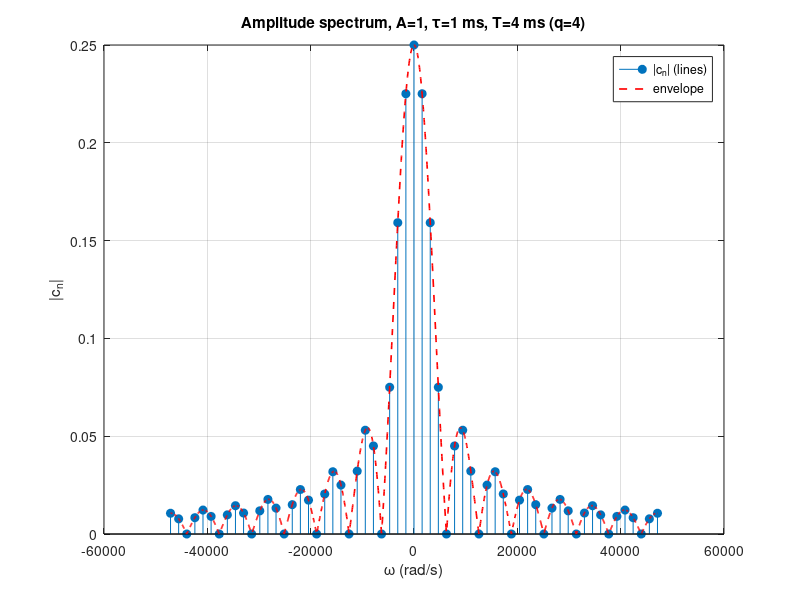
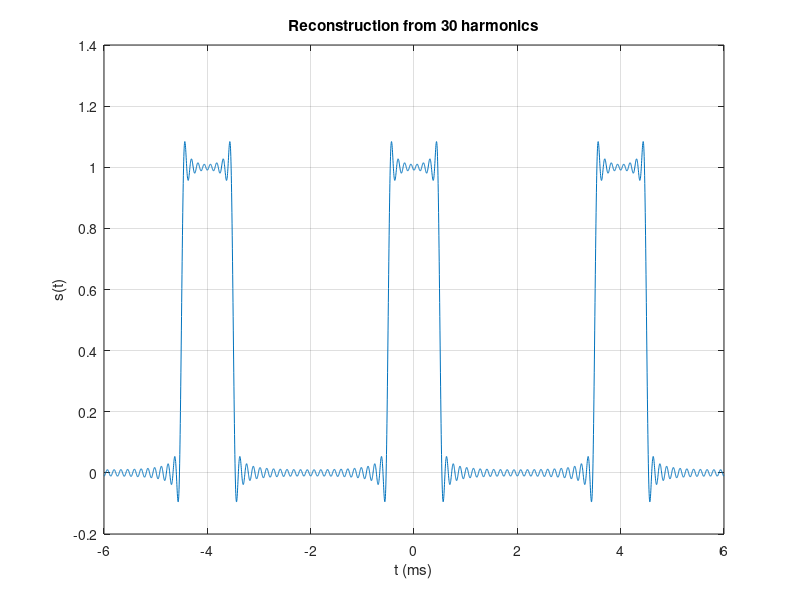

Recreate these plots in MATLAB, in order.
clear; clc; close all;

% --- parameters ---
A   = 1;          % pulse amplitude
tau = 1e-3;       % pulse duration (s)
T   = 4e-3;       % period (s), q = T/tau = 4
N   = 30;         % number of harmonics to show

w1 = 2*pi/T;      % fundamental angular frequency
n  = -N:N;        % harmonic indices

% --- complex coefficients: c_n = (A*tau/T) * sin(x)/x, x = n*pi*tau/T ---
x  = n*pi*tau/T;
cn = (A*tau/T) * ones(size(n));      % n = 0 case: limit sin(x)/x = 1
idx = (x ~= 0);
cn(idx) = (A*tau/T) * sin(x(idx)) ./ x(idx);

% --- envelope: (A*tau/T)*|sin(w*tau/2)/(w*tau/2)| ---
w  = linspace(-N*w1, N*w1, 2000);
xe = w*tau/2;
env = (A*tau/T) * ones(size(w));
ie = (xe ~= 0);
env(ie) = (A*tau/T) * abs(sin(xe(ie)) ./ xe(ie));

% --- plot amplitude spectrum ---
figure;
stem(n*w1, abs(cn), 'filled'); hold on;
plot(w, env, 'r--', 'LineWidth', 1.2);
grid on;
xlabel('\omega (rad/s)');
ylabel('|c_n|');
title(sprintf('Amplitude spectrum, A=%g, \\tau=%g ms, T=%g ms (q=%g)', ...
      A, tau*1e3, T*1e3, T/tau));
legend('|c_n| (lines)', 'envelope');

% --- check: reconstruct signal from the harmonics ---
t = linspace(-1.5*T, 1.5*T, 4000);
s = zeros(size(t));
for k = n
    s = s + cn(k+N+1) * exp(1j*k*w1*t);
end
figure;
plot(t*1e3, real(s)); grid on;
xlabel('t (ms)'); ylabel('s(t)');
title(sprintf('Reconstruction from %d harmonics', N));
